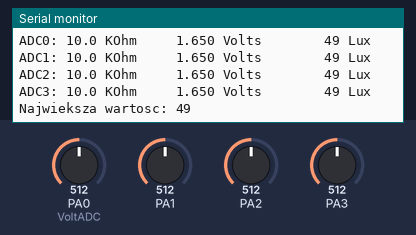
This program was run on a simulated ATmega32, built with avr-gcc and emulated at 1 MHz. Shown: the last lines printed to the serial monitor. The inputs (shaded band) are chosen by the test bench; at power-on: PA0 (VoltADC) = 512, PA1 = 512, PA2 = 512, PA3 = 512.

Above: at 1.6 s.
1.7 s: PA0 (VoltADC) set to 511
At 1.71 s:
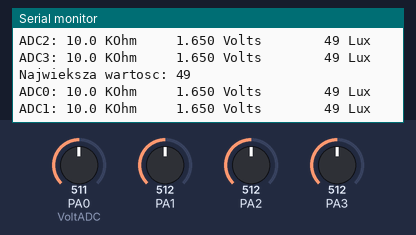
5.7 s: PA1 set to 306
At 7.7 s:
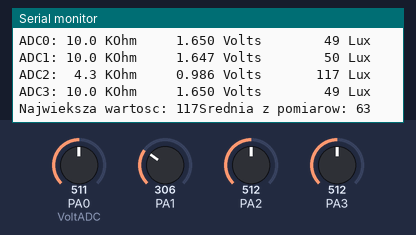
8.5 s: PA2 set to 992
At 9.92 s:
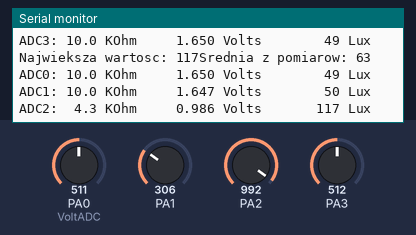
12.2 s: PA3 set to 30
At 12.29 s:
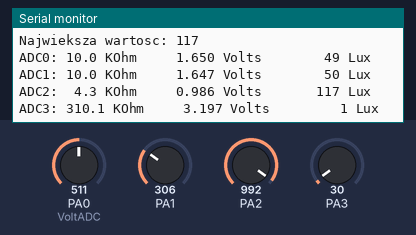
15.0 s: PA0 (VoltADC) set to 306
At 15.65 s:
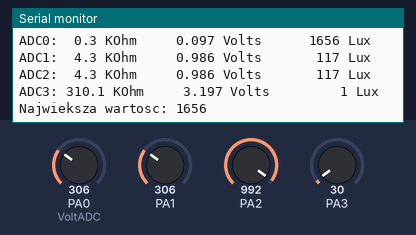
16.5 s: PA1 set to 30
At 16.74 s:
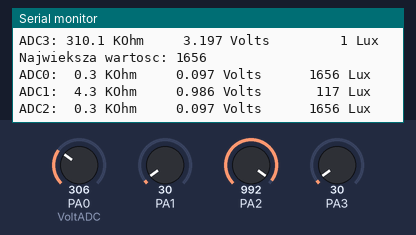
Timing chart, 0 to 19.0 s (numbered marks = the images above; inputs shaded):
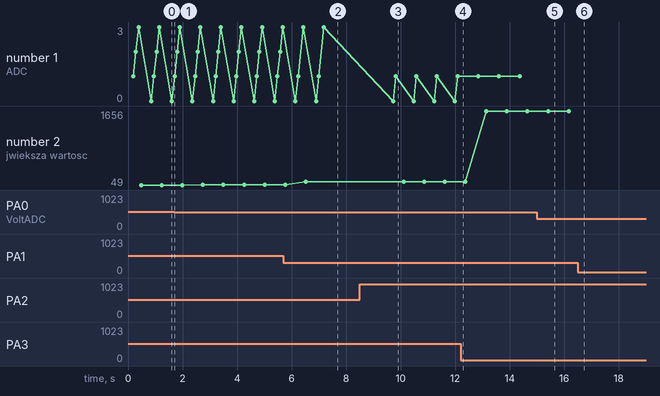

The program:

main.c
```c
/*
 * MiernikSwiatloNatezenie.c
 *
 * Created: 2019-08-09 11:06:11
 * Author : g580
 */

#define F_CPU 1000000
#include <stdlib.h>
#include <avr/io.h>
#include <avr/interrupt.h>
#include <util/delay.h>
#include <stdio.h>
#define BAUD 9600
#define MYUBRR  F_CPU/BAUD/16-1		//tryb asynchroniczny normalny


void USART_init(unsigned int myubrr)
{
	UBRRH = (unsigned char)(myubrr>>8);
	UBRRL = (unsigned char)myubrr;

	UCSRB = (1<<TXEN);

	UCSRC = (1<<URSEL)|(3<<UCSZ0);
}


static int USART_Transmit(char c, FILE *stream)
{
	while(!(UCSRA & (1<<UDRE)));
	UDR = c;

	return 0;
}


static FILE wyjscie = FDEV_SETUP_STREAM(USART_Transmit, NULL, _FDEV_SETUP_WRITE);


unsigned int readADC0()
{
	ADMUX = 0x00;
	ADCSRA = 0x00;
	ADMUX |= (1 << REFS0);
	//ADMUX |= (0 << ADLAR);
	ADMUX |= (0<<MUX4) |(0 << MUX3) | (0 << MUX2) | (0 << MUX1) | (0 << MUX0);
	ADCSRA |=(1<<ADEN)|(1<<ADPS0);
	ADCSRA |= (1 << ADSC);
	return ADC;
}

unsigned int readADC1()
{
	ADMUX = 0x00;
	ADCSRA = 0x00;
	ADMUX |= (1 << REFS0);
	//ADMUX |= (0 << ADLAR);
	ADMUX |= (0<<MUX4) |(0 << MUX3) | (0 << MUX2) | (0 << MUX1) | (1 << MUX0);
	ADCSRA |=(1<<ADEN)|(1<<ADPS0);
	ADCSRA |= (1 << ADSC);
	return ADC;
}

unsigned int readADC2()
{
	ADMUX = 0x00;
	ADCSRA = 0x00;
	ADMUX |= (1 << REFS0);
	//ADMUX |= (0 << ADLAR);
	ADMUX |= (0<<MUX4) |(0 << MUX3) | (0 << MUX2) | (1 << MUX1) | (0 << MUX0);
	ADCSRA |=(1<<ADEN)|(1<<ADPS0);
	ADCSRA |= (1 << ADSC);
	return ADC;
}


unsigned int readADC3()
{
	ADMUX = 0x00;
	ADCSRA = 0x00;
	ADMUX |= (1 << REFS0);
	//ADMUX |= (0 << ADLAR);
	ADMUX |= (0<<MUX4) |(0 << MUX3) | (0 << MUX2) | (1 << MUX1) | (1 << MUX0);
	ADCSRA |=(1<<ADEN)|(1<<ADPS0);
	ADCSRA |= (1 << ADSC);
	return ADC;
}

int wypisz(float napiecie)
{
	int lux = ((1650/napiecie) - 500)/10;
	char LDRSHOW [7];
	float rezystancja = (napiecie*10/(3.3-napiecie));
	dtostrf(rezystancja, 4, 1, LDRSHOW);
	printf(LDRSHOW);
	printf(" KOhm    ");
	dtostrf(napiecie, 6, 3, LDRSHOW);
	printf(LDRSHOW);
	printf(" Volts    ");
	dtostrf(lux, 6,0, LDRSHOW);
	printf(LDRSHOW);
	printf(" Lux");
	printf("\r\n");
	return lux;
}

 int main(void)

 {

	USART_init(MYUBRR);

	stdout = &wyjscie;

	 _delay_ms(50);

	 DDRA = 0;

	 float LDR= 0;

	 _delay_ms(50);

	int counter = 0;
	int max = 0;
	unsigned int all = 0;
	int now_check = 0;
	float VoltADC =0;

	 while(1)

	 {
		 VoltADC = readADC0()/310.3;
		printf("ADC0: ");
		now_check = wypisz(VoltADC);
		max = now_check;

		 _delay_ms(50);

		VoltADC = readADC1()/310.3;
		printf("ADC1: ");
		now_check = wypisz(VoltADC);
		if(max < now_check)
		{
			max = now_check;
		}
		_delay_ms(50);

		VoltADC = readADC2()/310.3;
		printf("ADC2: ");
		now_check = wypisz(VoltADC);
		if(max < now_check)
		{
			max = now_check;
		}
		_delay_ms(50);

		VoltADC = readADC3()/310.3;
		printf("ADC3: ");
		now_check = wypisz(VoltADC);
		if(max < now_check)
		{
			max = now_check;
		}
		_delay_ms(50);

		printf("Najwieksza wartosc: ");
		printf("%d", max);

		all += max;
		counter++;
		max = 0;

		if(counter == 10)
		{


			printf("Srednia z pomiarow: ");
			printf("%d", all/10);
			counter = 0;
			all = 0;

			 _delay_ms(2050);
		}
		printf("\r\n");
		printf("\r\n");

		 _delay_ms(350);


	 }


 }
```

Measured:
- the behaviour switches between 512 and 511 on PA0 (VoltADC) (found by bisection; images 0 and 1)
- after the input at 5.7 s, the serial monitor: prints a new line after 0.63 s (image 2)
- after the input at 15.0 s, the serial monitor: prints a new line after 0.12 s (image 5)
- after the input at 16.5 s, the serial monitor: prints a new line after 0.23 s (image 6)
- plotted number 2: 49 → 50 after the input at 1.7 s, 50 → 117 after the input at 5.7 s, 117 → 1656 after the input at 12.2 s
